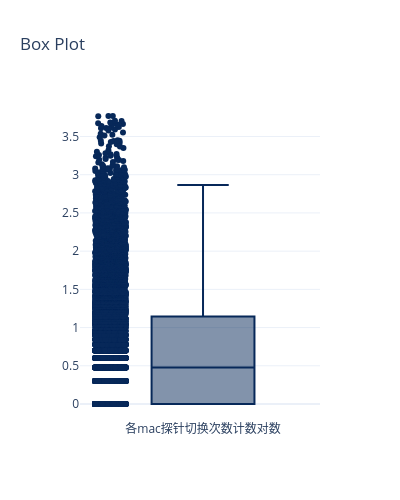

Notebook source saved alongside this figure:
### Code cell
#上限为11，当两个探针间切换次数超过11，则将这两个探针的轨迹视为跳动轨迹
import math
df_insight = pd.read_csv(os.getcwd()+"/dacang/cleaned_data/dacang_cleaned_data_jumptrack_insight.csv")
log_count = df_insight['count'].apply(lambda x : math.log(x,10))
myplot.Boxes([(log_count,"各mac探针切换次数计数对数")])

### Figure 1 — Plotly figure (JSON) as saved in the notebook; plotly's stock layout.template omitted (floating-point values rounded to 4 significant figures; data arrays with more than 128 entries replaced by an {"elided": "..."} marker saying what was removed)
{"data": [{"boxpoints": "all", "jitter": 0.3, "line": {"color": "rgb(7,40,89)"}, "marker": {"color": "rgb(7,40,89)"}, "name": "各mac探针切换次数计数对数", "pointpos": -1.8, "type": "box", "y": {"elided": "13994 float values"}}], "layout": {"height": 500, "title": {"text": "Box Plot"}, "width": 400}}
